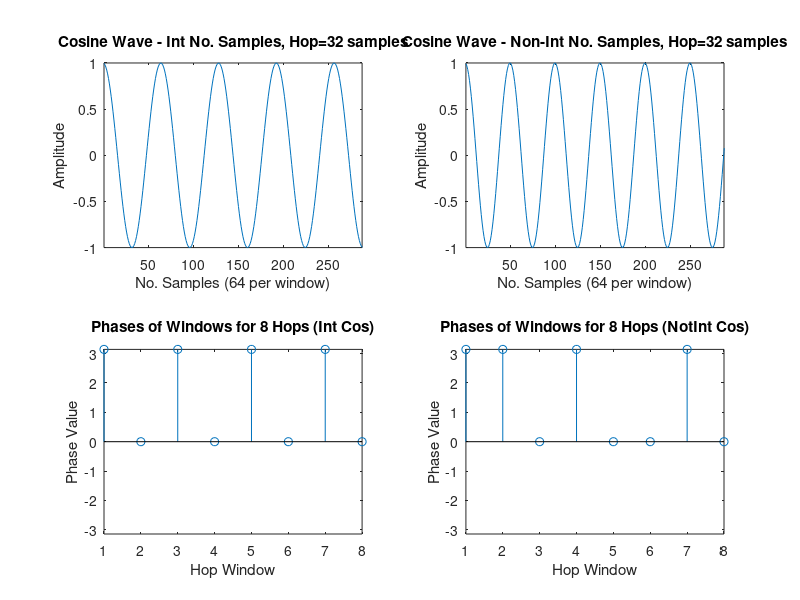

The MATLAB source for this figure:
% 1. (4 marks) Obtain the time frequency diagram of two cosine waves at 
% f1 and f2 and make a plot of how the phase of each cosine wave changes at 
% each hop. Choose the hop size to be half the window size. Choose f1 to 
% have a integer number of samples per cycle, and f2 to have a non-integer 
% number of samples per cycle. The plot should show phase of each cosine 
% wave versus hop index for at least 8 hops. The Matlab diary code may 
% be useful

% Michael Dean
% V00483333
% Elec 484 - Peter Driessen - 2011

clear all;
close all;

% Initialize neccessary variables
% ------------------------------------------------------------
T_Int = 64; % samples
T_NotInt = 0.779*T_Int; % non-int length period
% get frequencies for each signal
f_Int = 1/T_Int; % this is 'f1'
f_NotInt = 1/T_NotInt; % this is 'f2'

% each window is the length of an integer period cosine
winSize = T_Int; % each window is the length of one period
hopSize = winSize/2; % hopSize is half window size\
numWindows = 9; % need 9 so we can get 8 hops due to overlapping

% hanningz window function
hanningz=0.5*(1-cos(2*pi*(0:winSize-1)/(winSize)));

% length of signal is 9 hops
n=1:numWindows*hopSize;

% Create example cosine functions
% ------------------------------------------------------------
y_Int = cos(2*pi*f_Int*n); % Cosine with int number of samples
y_NotInt = cos(2*pi*f_NotInt*n); % cosine with non-int no. samples

% Window the functions with hanningz
% Take FFT
% Use Mag spectrum to find appropriate phase value in each window
% Store each phase value in an array, index by hop number
% ------------------------------------------------------------
y_IntWin = zeros(numWindows-1, winSize); % allocate space
y_IntPhases = zeros(1, numWindows-1); % phases for 8 hops

y_NotIntWin = zeros(numWindows-1, winSize); % allocate space
y_NotIntPhases = zeros(1, numWindows-1); % phases for 8 hops

for idx=1:numWindows-1 % since last window will be out of bounds
    hop = (idx-1)*hopSize+1;
    % store windowed portions of functions
    y_IntWin(idx,:)=y_Int(hop:hop+winSize-1)*hanningz(:);
    y_NotIntWin(idx,:)=y_NotInt(hop:hop+winSize-1)*hanningz(:);
    
    % Use FFT to find phase for each window
    y_IntFFTSegment = fft(y_IntWin(idx,:));
    [value,maxInt] = max(abs(y_IntFFTSegment(:)));
    y_IntPhases(idx) = angle(y_IntFFTSegment(maxInt));
    
    y_NotIntFFTSegment = fft(y_NotIntWin(idx,:));
    [value,maxInt] = max(abs(y_NotIntFFTSegment(:)));
    y_NotIntPhases(idx) = angle(y_NotIntFFTSegment(maxInt));
end

% Plot results
figure(1)
% Plot results for integer length cosine wave
subplot(2,2,1);
plot(n,y_Int);
title('Cosine Wave - Int No. Samples, Hop=32 samples', 'FontWeight',...
    'Bold');
xlabel('No. Samples (64 per window)');
ylabel('Amplitude');
axis([1 hopSize*numWindows-1 -1 1]);
subplot(2,2,3);
stem(1:numWindows-1,y_IntPhases);
title('Phases of Windows for 8 Hops (Int Cos)', 'FontWeight',...
    'Bold');
xlabel('Hop Window');
ylabel('Phase Value');
axis([1 numWindows-1 -pi pi]);


% Plot results for non-integer length cosine wave
subplot(2,2,2);
plot(n,y_NotInt);
title('Cosine Wave - Non-Int No. Samples, Hop=32 samples', 'FontWeight',...
    'Bold');
xlabel('No. Samples (64 per window)');
ylabel('Amplitude');
axis([1 hopSize*numWindows-1 -1 1]);
subplot(2,2,4);
stem(1:numWindows-1,y_NotIntPhases);
title('Phases of Windows for 8 Hops (NotInt Cos)', 'FontWeight',...
    'Bold');
xlabel('Hop Window');
ylabel('Phase Value');
axis([1 numWindows-1 -pi pi]);
